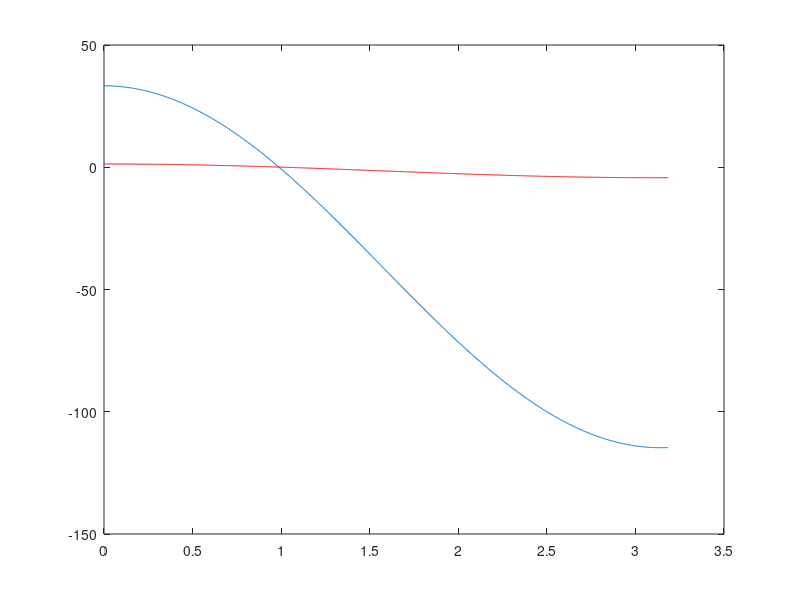
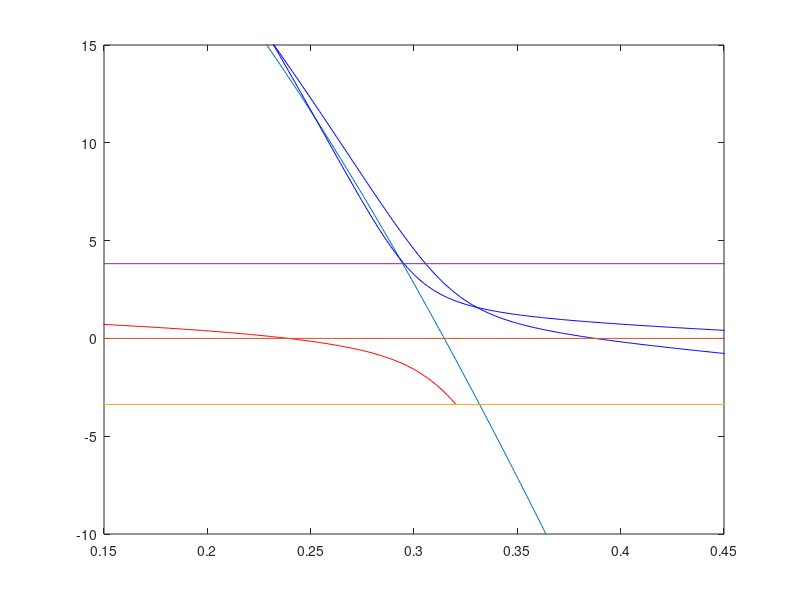

Source code (MATLAB) for these figures, in order: (Note: this script raises an error after producing the figures.)
angle = 0;
%angle given in radians
% 
% t = 45;
% mu = 3.17*t;
% s = 0.06*t;
% chi0 = -0.04*t;
% chi1 = 0.012*t;
% ef = -0.08*t;

%lower band
t = 37;
mu = 3.10*t;
s = 0.075*t;
chi0 = -0.06*t;
chi1 = 0.011*t;
ef = -0.16*t;

x =  0:0.01:10;
kx = x/pi;
%ky = kx/cos(angle);
ky = kx*tan(angle);
%figure; plot(kx,ky);

l_band = 2*t*(cos(kx) + cos(ky)) - mu;
f_band = -2*chi0*(cos(kx) + cos(ky)) - 4*chi1*cos(kx).*cos(ky) + ef;

k = sqrt(kx.^2 + ky.^2);

figure; plot(k,l_band); hold on; plot(k,f_band,'r');

ylow = (l_band + f_band)/2 - sqrt(((l_band - f_band)/2).^2 + s^2);
yup = (l_band + f_band)/2 + sqrt(((l_band - f_band)/2).^2 + s^2);
figure; plot(k(1:317)/pi,ylow(1:317),'r'); 
hold on; plot(k/pi,yup,'b'); hold on; plot(k/pi,l_band);
%hold on; plot([0 1], [0 0]);
xlim([0.15 0.45]); ylim([-10 15]);
%hold on; plot([0 1], [-3.38 -3.38]);
%hold on; plot([0 1], [3.82 3.82]);
%hold on; plot(xl,yl,'rx');
%%
angle = 0;
%angle given in radians
% 
% t = 45;
% mu = 3.17*t;
% s = 0.06*t;
% chi0 = -0.04*t;
% chi1 = 0.012*t;
% ef = -0.08*t;

%upper band
t = 45;
mu = 3.17*t;
s = 0.06*t;
chi0 = -0.04*t;
chi1 = 0.012*t;
ef = -0.08*t;

x =  0:0.01:10;
kx = x/pi;
%ky = kx/cos(angle);
ky = kx*tan(angle);
%figure; plot(kx,ky);

l_band = 2*t*(cos(kx) + cos(ky)) - mu;
f_band = -2*chi0*(cos(kx) + cos(ky)) - 4*chi1*cos(kx).*cos(ky) + ef;

k = sqrt(kx.^2 + ky.^2);

%figure; plot(k,l_band); hold on; plot(k,f_band,'r');

ylow = (l_band + f_band)/2 - sqrt(((l_band - f_band)/2).^2 + s^2);
yup = (l_band + f_band)/2 + sqrt(((l_band - f_band)/2).^2 + s^2);
%figure; plot(k/pi,ylow,'r'); 
hold on; plot(k/pi,yup,'b'); %hold on; plot(k/pi,l_band);
hold on; plot([0 1], [0 0]);
xlim([0.15 0.45]); ylim([-10 15]);
hold on; plot([0 1], [-3.38 -3.38]);
hold on; plot([0 1], [3.82 3.82]);
hold on; plot(xu,yu,'rx');
%%
hold on; plot([0 1], [-3.38 -3.38]);
hold on; plot([0 1], [3.82 3.82]);